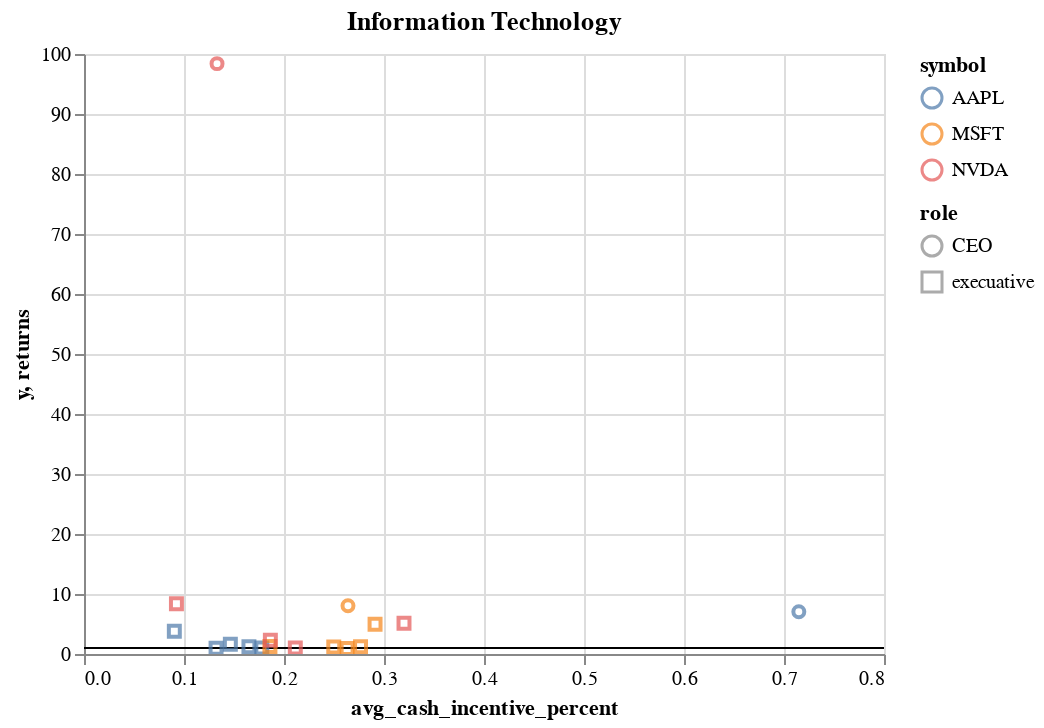

The code cell stored with this chart in its notebook:
### Code cell
plot_data(df,0)

### Figure 1 — Vega-Lite specification as saved in the notebook (floating-point values rounded to 4 significant figures)
{"config": {"view": {"continuousWidth": 400, "continuousHeight": 300}}, "layer": [{"data": {"name": "data-d764767e7dd3b10b2c76c1355ce10ef3"}, "mark": "rule", "encoding": {"y": {"field": "y", "type": "quantitative"}}}, {"data": {"name": "data-926bf9c3420e3046286affe11a6055a3"}, "mark": "point", "encoding": {"color": {"field": "symbol", "type": "nominal"}, "shape": {"field": "role", "type": "nominal"}, "tooltip": [{"field": "avg_cash_incentive_percent", "type": "quantitative"}, {"field": "returns", "type": "quantitative"}, {"field": "gics_sector_name", "type": "nominal"}, {"field": "symbol", "type": "nominal"}, {"field": "role", "type": "nominal"}], "x": {"field": "avg_cash_incentive_percent", "type": "quantitative"}, "y": {"field": "returns", "type": "quantitative"}}, "selection": {"selector002": {"type": "interval", "bind": "scales", "encodings": ["x", "y"]}}, "title": "Information Technology"}], "$schema": "https://vega.github.io/schema/vega-lite/v4.17.0.json", "datasets": {"data-d764767e7dd3b10b2c76c1355ce10ef3": [{"y": 1}], "data-926bf9c3420e3046286affe11a6055a3": [{"gics_sector_name": "Information Technology", "symbol": "AAPL", "DATE_OF_LAST_CHANGE": "2011-01-01T00:00:00", "avg_cash_incentive_percent": 0.7148, "returns": 7.044, "role": "CEO"}, {"gics_sector_name": "Information Technology", "symbol": "AAPL", "DATE_OF_LAST_CHANGE": "2014-05-29T00:00:00", "avg_cash_incentive_percent": 0.132, "returns": 0.9628, "role": "execuative"}, {"gics_sector_name": "Information Technology", "symbol": "AAPL", "DATE_OF_LAST_CHANGE": "2015-12-31T00:00:00", "avg_cash_incentive_percent": 0.1463, "returns": 1.616, "role": "execuative"}, {"gics_sector_name": "Information Technology", "symbol": "AAPL", "DATE_OF_LAST_CHANGE": "2017-11-13T00:00:00", "avg_cash_incentive_percent": 0.1778, "returns": 1.002, "role": "execuative"}, {"gics_sector_name": "Information Technology", "symbol": "AAPL", "DATE_OF_LAST_CHANGE": "2019-02-05T00:00:00", "avg_cash_incentive_percent": 0.1649, "returns": 1.196, "role": "execuative"}, {"gics_sector_name": "Information Technology", "symbol": "AAPL", "DATE_OF_LAST_CHANGE": "2019-04-15T00:00:00", "avg_cash_incentive_percent": 0.09033, "returns": 3.778, "role": "execuative"}, {"gics_sector_name": "Information Technology", "symbol": "MSFT", "DATE_OF_LAST_CHANGE": "2014-02-04T00:00:00", "avg_cash_incentive_percent": 0.264, "returns": 8.042, "role": "CEO"}, {"gics_sector_name": "Information Technology", "symbol": "MSFT", "DATE_OF_LAST_CHANGE": "2014-09-01T00:00:00", "avg_cash_incentive_percent": 0.2631, "returns": 0.9299, "role": "execuative"}, {"gics_sector_name": "Information Technology", "symbol": "MSFT", "DATE_OF_LAST_CHANGE": "2015-09-11T00:00:00", "avg_cash_incentive_percent": 0.2765, "returns": 1.203, "role": "execuative"}, {"gics_sector_name": "Information Technology", "symbol": "MSFT", "DATE_OF_LAST_CHANGE": "2016-07-07T00:00:00", "avg_cash_incentive_percent": 0.2911, "returns": 4.96, "role": "execuative"}, {"gics_sector_name": "Information Technology", "symbol": "MSFT", "DATE_OF_LAST_CHANGE": "2021-06-16T00:00:00", "avg_cash_incentive_percent": 0.2498, "returns": 1.156, "role": "execuative"}, {"gics_sector_name": "Information Technology", "symbol": "MSFT", "DATE_OF_LAST_CHANGE": "2021-09-15T00:00:00", "avg_cash_incentive_percent": 0.1859, "returns": 1.254, "role": "execuative"}, {"gics_sector_name": "Information Technology", "symbol": "NVDA", "DATE_OF_LAST_CHANGE": "1993-04-02T00:00:00", "avg_cash_incentive_percent": 0.133, "returns": 98.39, "role": "CEO"}, {"gics_sector_name": "Information Technology", "symbol": "NVDA", "DATE_OF_LAST_CHANGE": "2014-01-14T00:00:00", "avg_cash_incentive_percent": 0.32, "returns": 5.121, "role": "execuative"}, {"gics_sector_name": "Information Technology", "symbol": "NVDA", "DATE_OF_LAST_CHANGE": "2016-12-31T00:00:00", "avg_cash_incentive_percent": 0.2113, "returns": 1.0, "role": "execuative"}, {"gics_sector_name": "Information Technology", "symbol": "NVDA", "DATE_OF_LAST_CHANGE": "2017-01-01T00:00:00", "avg_cash_incentive_percent": 0.1864, "returns": 2.294, "role": "execuative"}, {"gics_sector_name": "Information Technology", "symbol": "NVDA", "DATE_OF_LAST_CHANGE": "2018-02-28T00:00:00", "avg_cash_incentive_percent": 0.09243, "returns": 8.374, "role": "execuative"}]}}
